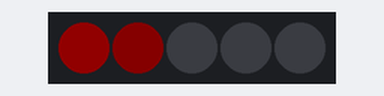
Recording of a program running on a simulated CircuitPython board. On the bench: 5 RGB LEDs in strip order, left to right. Dim RGB values are drawn brighter than linear; what the program prints to the serial console is not drawn.

Above: at 0.45 s.
At 4.05 s:
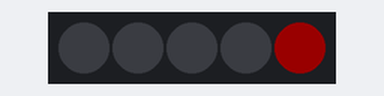
At 10.06 s:
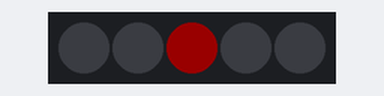
At 19.67 s:
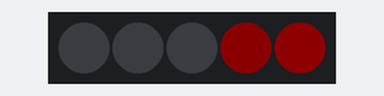
At 29.28 s:
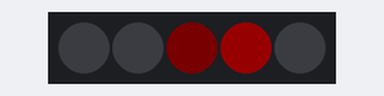
At 39.19 s:
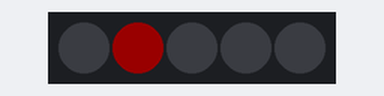
Timing chart, 0 to 40.0 s (numbered marks = the images above):
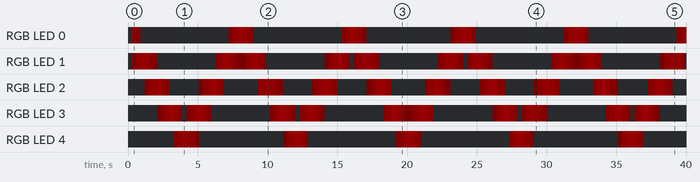

The program:

knightrider-simple.py
```python
import board
import neopixel
import adafruit_fancyled.adafruit_fancyled as fancy
import time
import random
#import inspect

NUM_LEDS = 5
pixels = neopixel.NeoPixel(board.APA102_MOSI, NUM_LEDS, auto_write=False, brightness=0.1)

hues = [0 for i in range(5)]
brights = [0 for i in range(5)]
dirs = [0 for i in range(5)]
print(brights)

i = 0
dir = 1
count = 0
ratio = 10
freq = 2000
fade = 28
while True:
    if count % ratio == 0:
        i = i + dir
        if(i >= NUM_LEDS):
            i = NUM_LEDS - 2
            dir = -dir
        if(i < 0):
            i = 1
            dir = -dir
        hue = 255
        hues[i] = hue
        dirs[i] = 1
    for j in range(NUM_LEDS):
        color = fancy.CHSV(hues[j], 255, brights[j]).pack()
        pixels[j]=color
        brights[j] += fade * dirs[j]
        if brights[j] > 255:
            brights[j] = 255
            dirs[j] = -1
        if(brights[j] <= 0):
            brights[j] = 0
            dirs[j] = 0
    pixels.show()
    time.sleep(1/freq)
    count += 1
```

Measured:
- by itself, RGB LED 0: off → RGB(17, 0, 0) at 0.30 s, → RGB(8, 0, 0) 0.30 s later, → off 0.30 s later, → RGB(5, 0, 0) 6.3 s later, … (32 changes in this stretch)
- by itself, RGB LED 3: off → RGB(2, 0, 0) at 2.1 s, → RGB(11, 0, 0) 0.30 s later, → RGB(19, 0, 0) 0.30 s later, → RGB(25, 0, 0) 0.30 s later, … (65 changes in this stretch)
